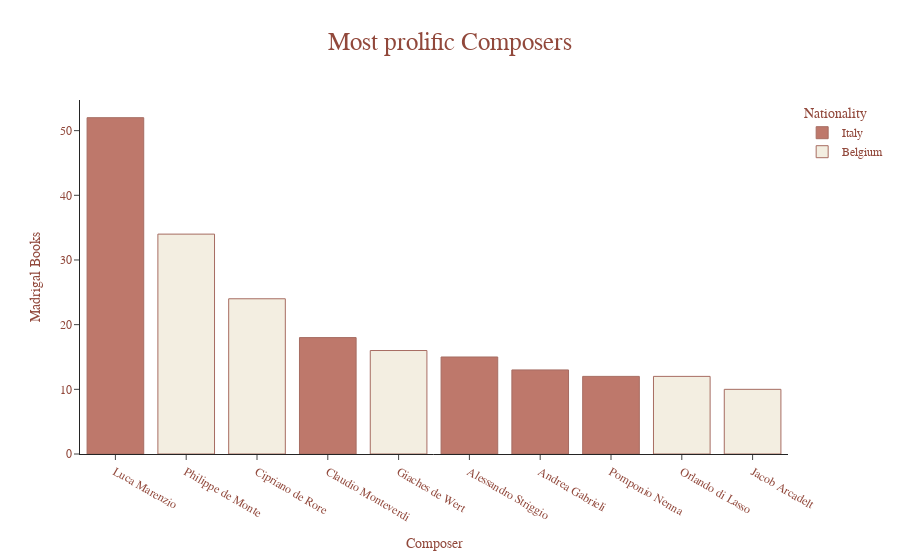

Notebook cell for this chart:
### Code cell
viz1 = px.bar(prova, x="Composer", y="Madrigal Books", title="Most prolific Composers", color="Nationality",
             color_discrete_map={ # replaces default color mapping by value
                "Italy": "#ae5747", "Belgium": "#f1ebda"},
              template='simple_white', hover_name="Composer", hover_data={'Nationality':False, 'Composer':False}
             )
viz1.update_layout(xaxis={'categoryorder':'total descending'})

viz1.layout.title.font = dict(
                        color='#91483b', family='Trebuchet MS', size=25)
# align plot title
viz1.layout.title.x = 0.5
viz1.layout.title.xanchor = 'center'

viz1.layout.font = dict(
                    family='Trebuchet MS', color='#91483b')

viz1.layout.hoverlabel.bgcolor = '#ffffff'
viz1.layout.hoverlabel.bordercolor = '#91483b'
# viz1.layout.hoverlabel.
viz1.layout.hoverlabel.font = dict(
                                color='#91483b', family='Trebuchet MS')

viz1.update_traces(marker_line_color='#91483b', marker_line_width=1, opacity=0.8)

viz1

### Figure 1 — Plotly figure (JSON) as saved in the notebook; plotly's stock layout.template omitted (floating-point values rounded to 4 significant figures)
{"data": [{"alignmentgroup": "True", "customdata": [["Italy"], ["Italy"], ["Italy"], ["Italy"], ["Italy"]], "hovertemplate": "<b>%{hovertext}</b><br><br>Madrigal Books=%{y}<extra></extra>", "hovertext": ["Luca Marenzio", "Claudio Monteverdi", "Alessandro Striggio", "Andrea Gabrieli", "Pomponio Nenna"], "legendgroup": "Italy", "marker": {"color": "#ae5747", "line": {"color": "#91483b", "width": 1}, "pattern": {"shape": ""}}, "name": "Italy", "offsetgroup": "Italy", "opacity": 0.8, "orientation": "v", "showlegend": true, "textposition": "auto", "type": "bar", "x": ["Luca Marenzio", "Claudio Monteverdi", "Alessandro Striggio", "Andrea Gabrieli", "Pomponio Nenna"], "xaxis": "x", "y": [52, 18, 15, 13, 12], "yaxis": "y"}, {"alignmentgroup": "True", "customdata": [["Belgium"], ["Belgium"], ["Belgium"], ["Belgium"], ["Belgium"]], "hovertemplate": "<b>%{hovertext}</b><br><br>Madrigal Books=%{y}<extra></extra>", "hovertext": ["Philippe de Monte", "Cipriano de Rore", "Giaches de Wert", "Orlando di Lasso", "Jacob Arcadelt"], "legendgroup": "Belgium", "marker": {"color": "#f1ebda", "line": {"color": "#91483b", "width": 1}, "pattern": {"shape": ""}}, "name": "Belgium", "offsetgroup": "Belgium", "opacity": 0.8, "orientation": "v", "showlegend": true, "textposition": "auto", "type": "bar", "x": ["Philippe de Monte", "Cipriano de Rore", "Giaches de Wert", "Orlando di Lasso", "Jacob Arcadelt"], "xaxis": "x", "y": [34, 24, 16, 12, 10], "yaxis": "y"}], "layout": {"barmode": "relative", "font": {"color": "#91483b", "family": "Trebuchet MS"}, "hoverlabel": {"bgcolor": "#ffffff", "bordercolor": "#91483b", "font": {"color": "#91483b", "family": "Trebuchet MS"}}, "legend": {"title": {"text": "Nationality"}, "tracegroupgap": 0}, "title": {"font": {"color": "#91483b", "family": "Trebuchet MS", "size": 25}, "text": "Most prolific Composers", "x": 0.5, "xanchor": "center"}, "xaxis": {"anchor": "y", "categoryorder": "total descending", "domain": [0, 1], "title": {"text": "Composer"}}, "yaxis": {"anchor": "x", "domain": [0, 1], "title": {"text": "Madrigal Books"}}}}
